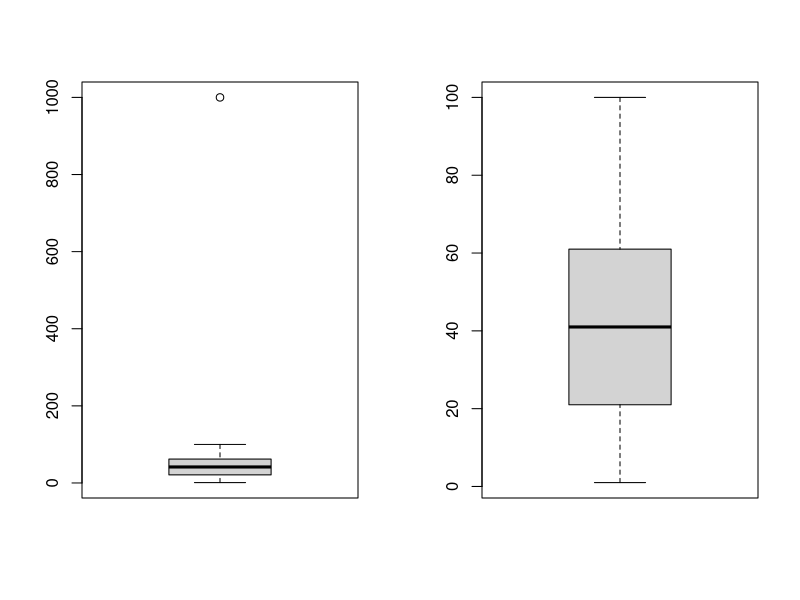
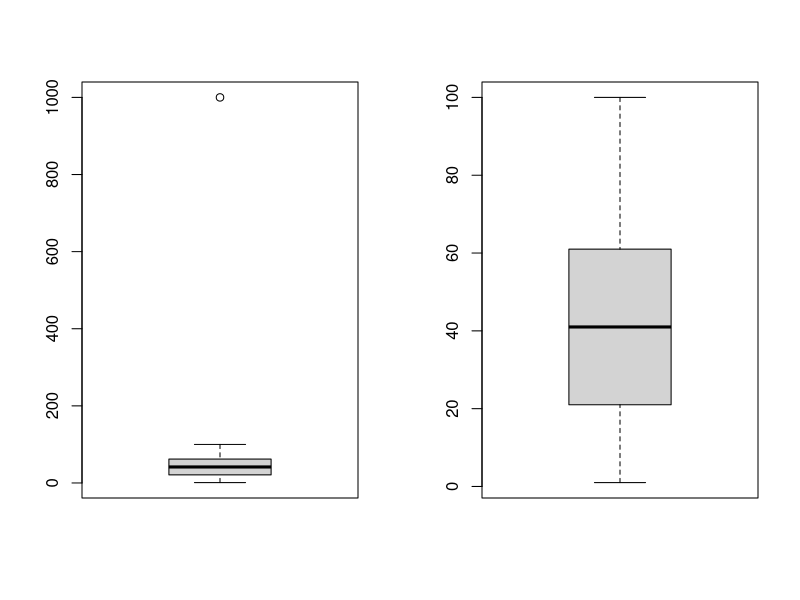
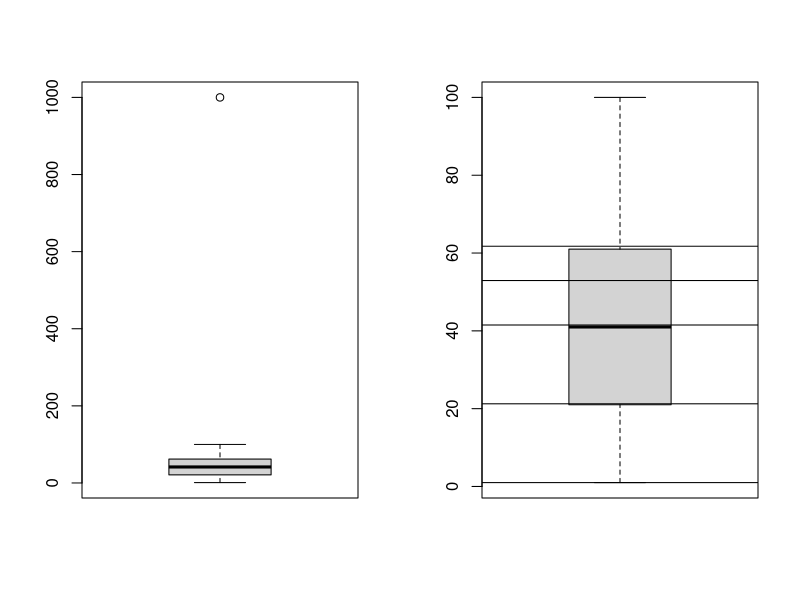
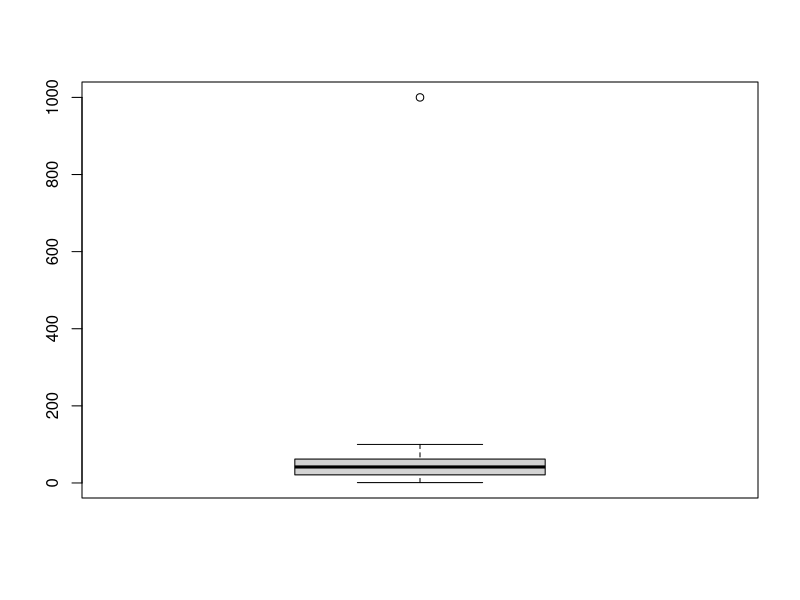

The R script that drew these images, in order: (Note: this script raises an error after producing the figures.)
#Outlier Analysis
marks=c(1:80,100,1000)
marks2=c(1:80,100)
marks
par(mfrow=c(1,2)) #To plot two graphs in the same row

boxplot(marks); boxplot(marks2)
#par(mfrow=c(2,2))
boxplot(marks); boxplot(marks2); boxplot(marks); boxplot(marks2)
#summary(marks); summary(marks2)     #We see that the mean has been adversely affected but not the median...
mean(marks); mean(marks2)
median(marks); median(marks2)

abline(h=c(1,21.25,41.50,52.93,61.75,1000))
par(mfrow=c(1,1))
boxplot(marks)
fit2=lm()

#Identify----
set.seed(482)
y=rnorm(100)
median(y)
boxplot(y)
identify(rep(1,length(y)),y,labels=seq_along(y))   #Interactive-click on the graph
y[86]; y[52]; y[55]; y[45]; y[4]; y[91]
max(y)
min(y)
